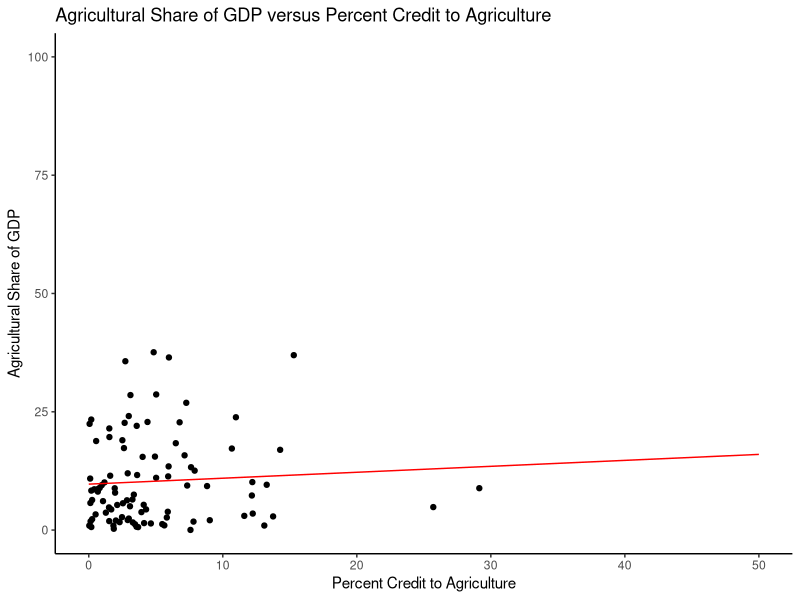
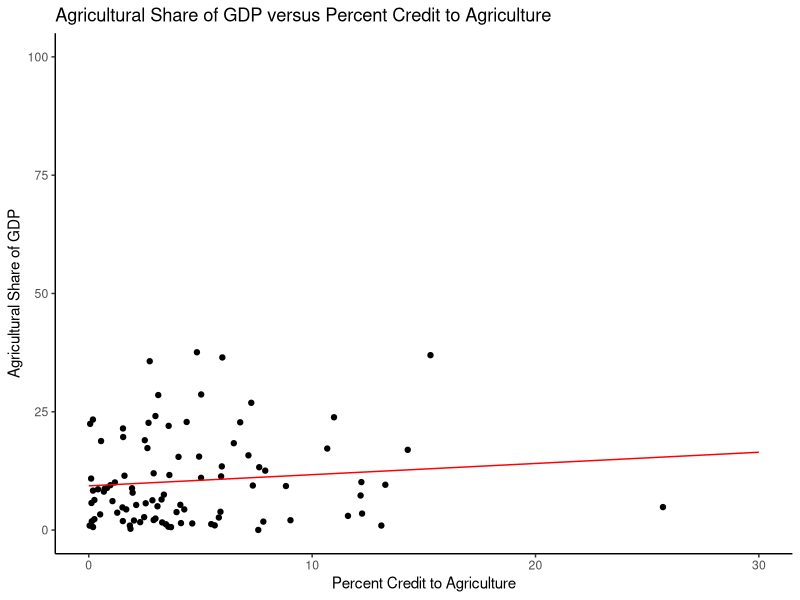
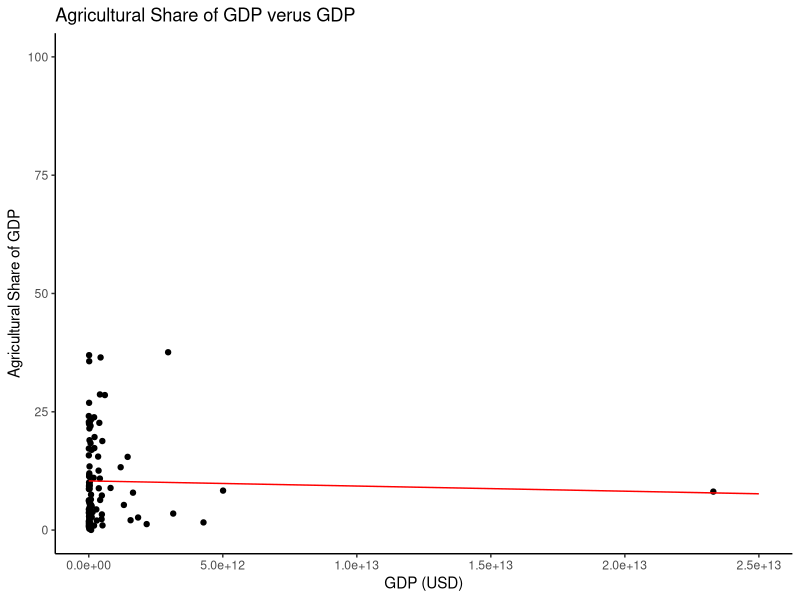
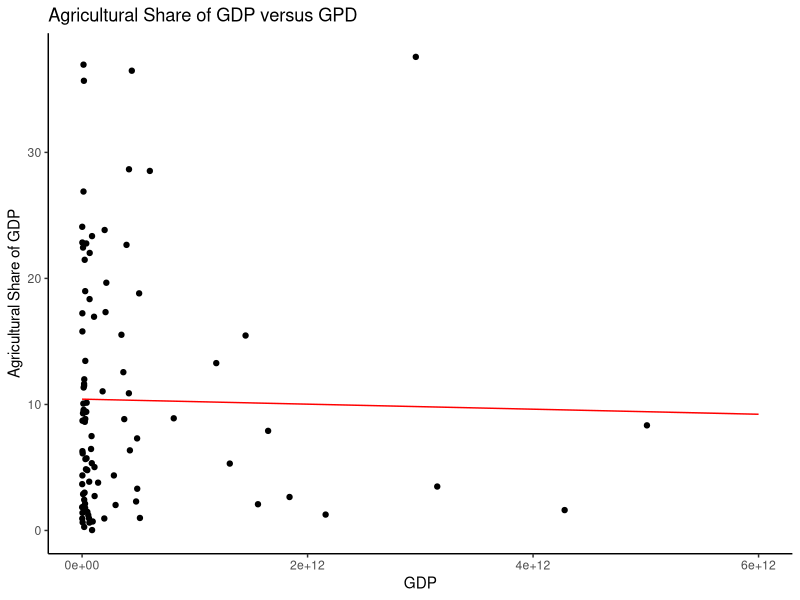
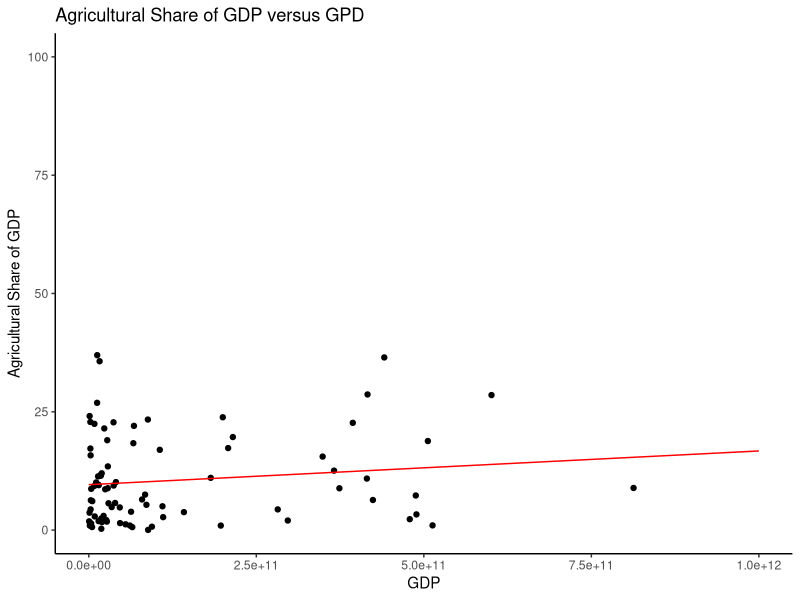
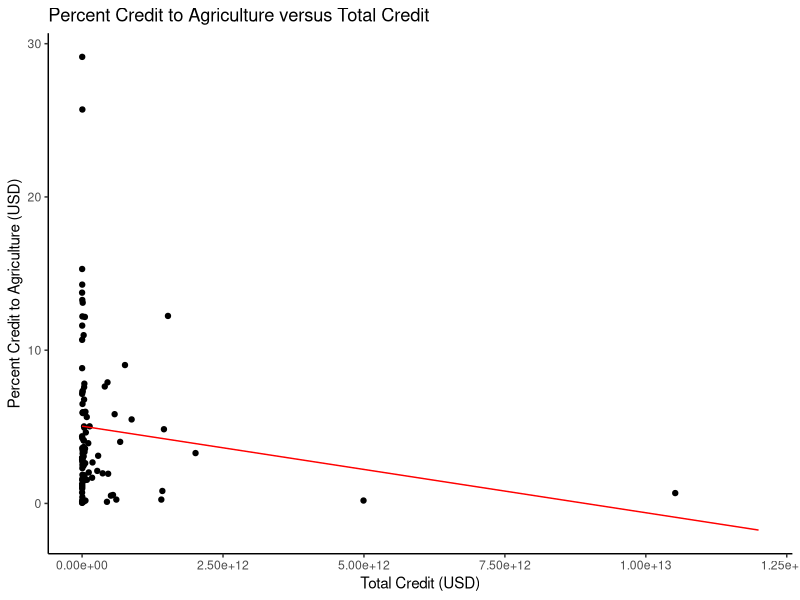
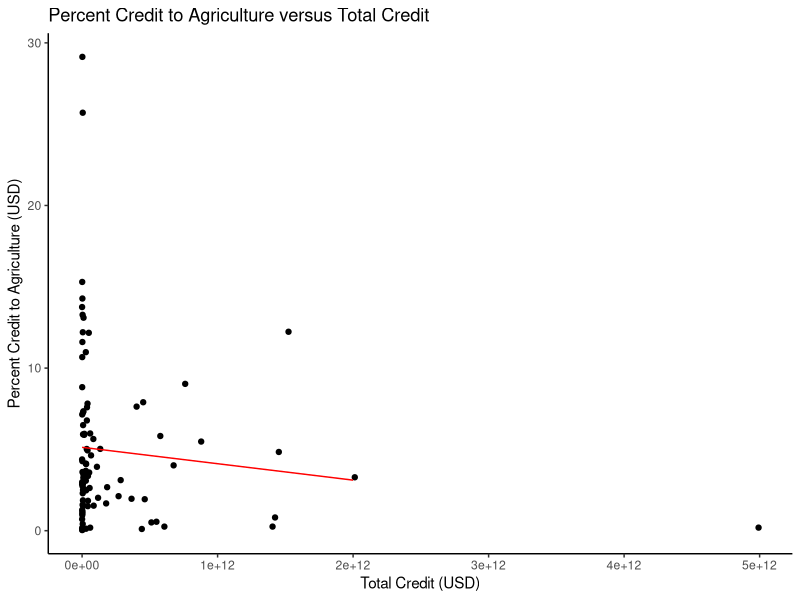
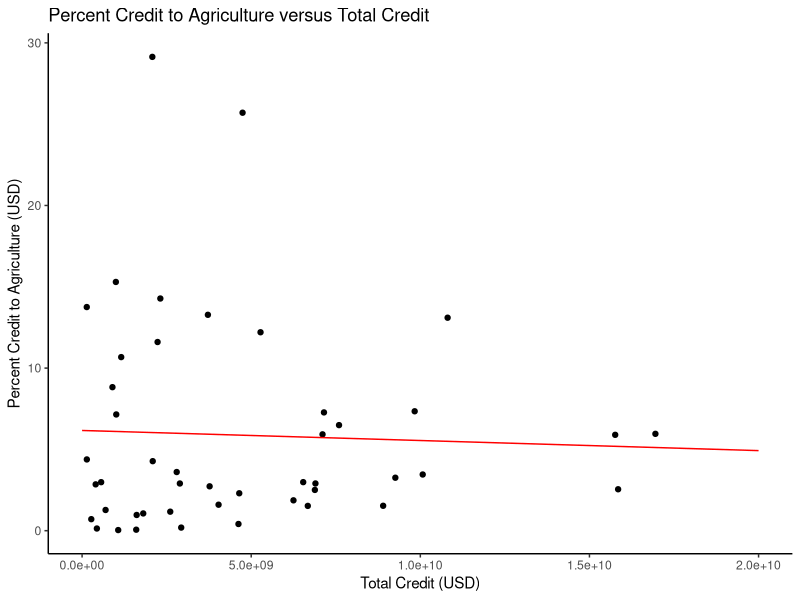

R code for these plots, in order:
# Effects of Government Policies for Agriculture

library(tidyverse)
library(ggplot2)

# read csv files
total_credit <- read.csv("total_credit.csv")
credit_to_agriculture <- read.csv("credit_to_agriculture.csv")
GDP_share <- read.csv("API_NV.AGR.TOTL.ZS_DS2_en_csv_v2_6299253.csv")
GDP <- read.csv("API_NY.GDP.MKTP.CD_DS2_en_csv_v2_6298258.csv")

# focus on 2021
GDP <- data.frame("Area" = GDP$"Country.Name", "GDP" = GDP$"X2021")
GDP_share <- data.frame("Area" = GDP_share$"Country.Name", "Share" = GDP_share$"X2021")

# remove NaN
GDP <- na.omit(GDP)
GDP_share <- na.omit(GDP_share)
total_credit <- na.omit(total_credit)
credit_to_agriculture <- na.omit(credit_to_agriculture)

# fix units to USD
total_credit$"Value" <- total_credit$"Value" * 1e6
credit_to_agriculture$"Value" <- credit_to_agriculture$"Value" * 1e6

# sort alphabetically
GDP <- GDP[order(GDP$"Area"), ]
GDP_share <- GDP_share[order(GDP$"Area"), ]
total_credit <- total_credit[order(total_credit$"Area"), ]
credit_to_agriculture <- credit_to_agriculture[order(credit_to_agriculture$"Area"), ]

# keep only the countries that are shared between all three datasets
include <- credit_to_agriculture$"Area" %in% GDP_share$"Area"
credit_to_agriculture <- credit_to_agriculture[include, ]
credit_to_agriculture <- data.frame("Area" = credit_to_agriculture$"Area", "Agr_Credit" = credit_to_agriculture$"Value")

include <- GDP_share$"Area" %in% credit_to_agriculture$"Area"
GDP_share <- GDP_share[include, ]
GDP_share <- data.frame("Area" = GDP_share$"Area", "Share" = GDP_share$"Share")

include <- total_credit$"Area" %in% credit_to_agriculture$"Area"
total_credit <- total_credit[include, ]
total_credit <- data.frame("Area" = total_credit$"Area", "Credit" = total_credit$"Value")

include <- GDP$"Area" %in% credit_to_agriculture$"Area"
GDP <- GDP[include, ]
GDP <- data.frame("Area" = GDP$"Area", "GDP" = GDP$"GDP")

# create data frame for analysis
percent_agr_credit <- credit_to_agriculture$"Agr_Credit" / total_credit$"Credit" * 100
df <- data.frame(credit_to_agriculture, "Credit" = total_credit$"Credit", "Perc_Agr_Cred" = percent_agr_credit, "GDP" = GDP$"GDP", "Share" = GDP_share$"Share")

# plot Agricultural Share of GDP versus Percent Credit to Agriculture
regression <- glm(df$"Share" ~ df$"Perc_Agr_Cred")
coefficients <- coef(regression)
xsample <- c(0, 50)
ysample <- coefficients[1]+coefficients[2]*xsample
sample_df <- data.frame(xsample, ysample)

png("ASGDPvPCA.png", width = 800, height = 600, res = 72)
ggplot(data = df) + 
  geom_point(mapping = aes(x=Perc_Agr_Cred, y=Share)) + 
  ylim(0, 100) + 
  labs(title="Agricultural Share of GDP versus Percent Credit to Agriculture", x="Percent Credit to Agriculture", y="Agricultural Share of GDP") + 
  geom_line(mapping = aes(x=xsample, y=ysample), data=sample_df, color="red") + 
  theme_classic()
dev.off()

# remove the two outliers (ie., Tajikistan and Zimbabwe)
no_outliers_df <- df[order(df$"Perc_Agr_Cred", decreasing=TRUE), ]
no_outliers_df <- no_outliers_df[no_outliers_df$Area != "Tajikistan" & no_outliers_df$Area != "Zimbabwe", ]

regression <- glm(no_outliers_df$"Share" ~ no_outliers_df$"Perc_Agr_Cred")
coefficients <- coef(regression)
xsample <- c(0, 30)
ysample <- coefficients[1]+coefficients[2]*xsample
sample_df <- data.frame(xsample, ysample)

png("ASGDPvPCA_no_outliers.png", width = 800, height = 600, res = 72)
ggplot(data = no_outliers_df) + 
  geom_point(mapping = aes(x=Perc_Agr_Cred, y=Share)) + 
  ylim(0, 100) + 
  labs(title="Agricultural Share of GDP versus Percent Credit to Agriculture", x="Percent Credit to Agriculture", y="Agricultural Share of GDP") + 
  geom_line(mapping = aes(x=xsample, y=ysample), data=sample_df, color="red") + 
  theme_classic()
dev.off()

# plot Agricultural Share of GDP versus GDP
regression <- glm(df$"Share" ~ df$"GDP")
coefficients <- coef(regression)
xsample <- c(0, 2.5e13)
ysample <- coefficients[1]+coefficients[2]*xsample
sample_df <- data.frame(xsample, ysample)

png("ASGDPvGDP.png", width = 800, height = 600, res = 72)
ggplot(data = df) + 
  geom_point(mapping = aes(x=GDP, y=Share)) + 
  xlim(0, 2.5e13) + 
  ylim(0, 100) + 
  labs(title="Agricultural Share of GDP verus GDP", x="GDP (USD)", y="Agricultural Share of GDP") + 
  geom_line(mapping = aes(x=xsample, y=ysample), data=sample_df, color="red") + 
  theme_classic()
dev.off()

# remove outliers (ie., United States of America)
no_outliers_df <- df[order(df$"GDP", decreasing=TRUE), ]
no_outliers_df <- no_outliers_df[no_outliers_df$Area != "United States of America", ]

regression <- glm(no_outliers_df$"Share" ~ no_outliers_df$"GDP")
coefficients <- coef(regression)
xsample <- c(0, 6e12)
ysample <- coefficients[1]+coefficients[2]*xsample
sample_df <- data.frame(xsample, ysample)

png("ASGDPvGDP_no_outliers.png", width = 800, height = 600, res = 72)
ggplot(data = no_outliers_df) + 
  geom_point(mapping = aes(x=GDP, y=Share)) + 
  labs(title="Agricultural Share of GDP versus GPD", x="GDP", y="Agricultural Share of GDP") + 
  geom_line(mapping = aes(x=xsample, y=ysample), data=sample_df, color="red") + 
  theme_classic()
dev.off()

# remove GDP > 1e12 USD
no_outliers_df <- df[order(df$"GDP", decreasing=TRUE), ]
no_outliers_df <- no_outliers_df[no_outliers_df$GDP < 1e12, ]

regression <- glm(no_outliers_df$"Share" ~ no_outliers_df$"GDP")
coefficients <- coef(regression)
xsample <- c(0, 1e12)
ysample <- coefficients[1]+coefficients[2]*xsample
sample_df <- data.frame(xsample, ysample)

png("ASGDPvGDP_lt1e12.png", width = 800, height = 600, res = 72)
ggplot(data = no_outliers_df) + 
  geom_point(mapping = aes(x=GDP, y=Share)) + 
  xlim(0, 1e12) + 
  ylim(0, 100) + 
  labs(title="Agricultural Share of GDP versus GPD", x="GDP", y="Agricultural Share of GDP") + 
  geom_line(mapping = aes(x=xsample, y=ysample), data=sample_df, color="red") + 
  theme_classic()
dev.off()

#plot Percent Credit to Agriculture versus Total Credit
regression <- glm(df$"Perc_Agr_Cred" ~ df$"Credit")
coefficients <- coef(regression)
xsample <- c(0, 1.2e13)
ysample <- coefficients[1]+coefficients[2]*xsample
sample_df <- data.frame(xsample, ysample)

png("PCAvTC.png", width = 800, height = 600, res = 72)
ggplot(data = df) + 
  geom_point(mapping = aes(x=Credit, y=Perc_Agr_Cred)) + 
  labs(title="Percent Credit to Agriculture versus Total Credit", x="Total Credit (USD)", y="Percent Credit to Agriculture (USD)") + 
  geom_line(mapping = aes(x=xsample, y=ysample), data=sample_df, color="red") + 
  theme_classic()
dev.off()

# remove outlier (ie., United States of America)
no_outliers_df <- df[order(df$"Credit", decreasing=TRUE), ]
no_outliers_df <- no_outliers_df[no_outliers_df$"Area" != "United States of America", ]

regression <- glm(no_outliers_df$"Perc_Agr_Cred" ~ no_outliers_df$"Credit")
coefficients <- coef(regression)
xsample <- c(0, 2e12)
ysample <- coefficients[1]+coefficients[2]*xsample
sample_df <- data.frame(xsample, ysample)

png("PCAvTC_no_outliers.png", width = 800, height = 600, res = 72)
ggplot(data = no_outliers_df) + 
  geom_point(mapping = aes(x=Credit, y=Perc_Agr_Cred)) + 
  labs(title="Percent Credit to Agriculture versus Total Credit", x="Total Credit (USD)", y="Percent Credit to Agriculture (USD)") + 
  geom_line(mapping = aes(x=xsample, y=ysample), data=sample_df, color="red") + 
  theme_classic()
dev.off()

# remove "rich" countries
no_outliers_df <- df[order(df$"Credit", decreasing=TRUE), ]
no_outliers_df <- no_outliers_df[no_outliers_df$"Credit" < 2e10, ]

regression <- glm(no_outliers_df$"Perc_Agr_Cred" ~ no_outliers_df$"Credit")
coefficients <- coef(regression)
xsample <- c(0, 2e10)
ysample <- coefficients[1]+coefficients[2]*xsample
sample_df <- data.frame(xsample, ysample)

png("PCAvTC_lt2e10.png", width = 800, height = 600, res = 72)
ggplot(data = no_outliers_df) + 
  geom_point(mapping = aes(x=Credit, y=Perc_Agr_Cred)) + 
  labs(title="Percent Credit to Agriculture versus Total Credit", x="Total Credit (USD)", y="Percent Credit to Agriculture (USD)") + 
  geom_line(mapping = aes(x=xsample, y=ysample), data=sample_df, color="red") + 
  theme_classic()
dev.off()

# Analyze United States over Time

# read csv files
US_total_credit <- read.csv("US_total_credit.csv")
US_credit_to_agriculture <- read.csv("US_credit_to_agriculture.csv")
US_GDP_share <- read.csv("API_NV.AGR.TOTL.ZS_DS2_en_csv_v2_6299253.csv")
US_GDP <- read.csv("API_NY.GDP.MKTP.CD_DS2_en_csv_v2_6298258.csv")

# clean US GDP data
US_GDP_share <- US_GDP_share[US_GDP_share$"Country.Name" == "United States of America", ]
US_GDP_share <- US_GDP_share[ , grepl("^X", names(US_GDP_share))]
US_GDP_share <- US_GDP_share[ , 38:62]
US_GDP_share <- data.frame("Year" = c(1997:2021), "Share" = t(US_GDP_share[1, ]))
US_GDP_share <- data.frame("Year" = c(1997:2021), "Share" = US_GDP_share$"X252")

US_GDP <- US_GDP[US_GDP$"Country.Name" == "United States of America", ]
US_GDP <- US_GDP[ , grepl("^X", names(US_GDP))]
US_GDP <- US_GDP[ , 38:62]
US_GDP <- data.frame("Year" = c(1997:2021), "GDP" = t(US_GDP[1, ]))
US_GDP <- data.frame("Year" = c(1997:2021), "GDP" = US_GDP$"X252")

# clean US credit data
US_total_credit <- US_total_credit[7:31, ]
US_credit_to_agriculture <- US_credit_to_agriculture[7:31, ]

US_total_credit$"Value" <- US_total_credit$"Value" * 1e6
US_credit_to_agriculture$"Value" <- US_credit_to_agriculture$"Value" * 1e6

US_total_credit <- data.frame("Year" = US_total_credit$"Year", "Credit" = US_total_credit$"Value")
US_credit_to_agriculture <- data.frame("Year" = US_credit_to_agriculture$"Year", "Agr_Credit" = US_credit_to_agriculture$"Value")
US_percent_agr_credit <- US_credit_to_agriculture$"Agr_Credit" / US_total_credit$"Credit" * 100

# create data frame for analysis
US_df <- data.frame(US_credit_to_agriculture, "Credit" = US_total_credit$"Credit", "Perc_Agr_Cred" = US_percent_agr_credit, "GDP" = US_GDP$"GDP", "Share" = US_GDP_share$"Share")

# plot Total Credit, Credit to Agriculture, and GDP versus Time in the United States
long_df <- US_df[ , c(1, 2, 3, 5)]
long_df <- long_df %>% pivot_longer(cols = c(Agr_Credit, Credit, GDP), names_to = "Category", values_to = "Value")

png("USDvT.png", width = 800, height = 600, res = 72)
ggplot(long_df, aes(x = Year, y = Value, color = Category)) +
  geom_point() +
  theme_classic() +
  labs(title = "Total Credit, Credit to Agriculture, and GDP versus Time in the United States", x = "Year", y = "USD", color = "Legend") + 
  scale_color_manual(values = c("Agr_Credit" = "red", "Credit" = "blue", "GDP" = "black"),
                     labels = c("Credit to Agriculture", "Total Credit", "GDP"))
dev.off()

# plot Percent Credit to Agriculture and Agricultural Share of GDP versus Time
long_df <- US_df[ , c(1, 4, 6)]
long_df <- long_df %>% pivot_longer(cols = c(Perc_Agr_Cred, Share), names_to = "Category", values_to = "Value")

png("USDvT.png", width = 800, height = 600, res = 72)
ggplot(long_df, aes(x = Year, y = Value, color = Category)) +
  geom_point() +
  theme_classic() +
  labs(title = "Percent Credit to Agriculture and Agricultural Share of GDP versus Time", x = "Year", y = "Percent", color = "Legend") + 
  scale_color_manual(values = c("Perc_Agr_Cred" = "red", "Share" = "black"),
                     labels = c("Percent Credit to Agriculture", "Agricultural Share of GDP"))
dev.off()